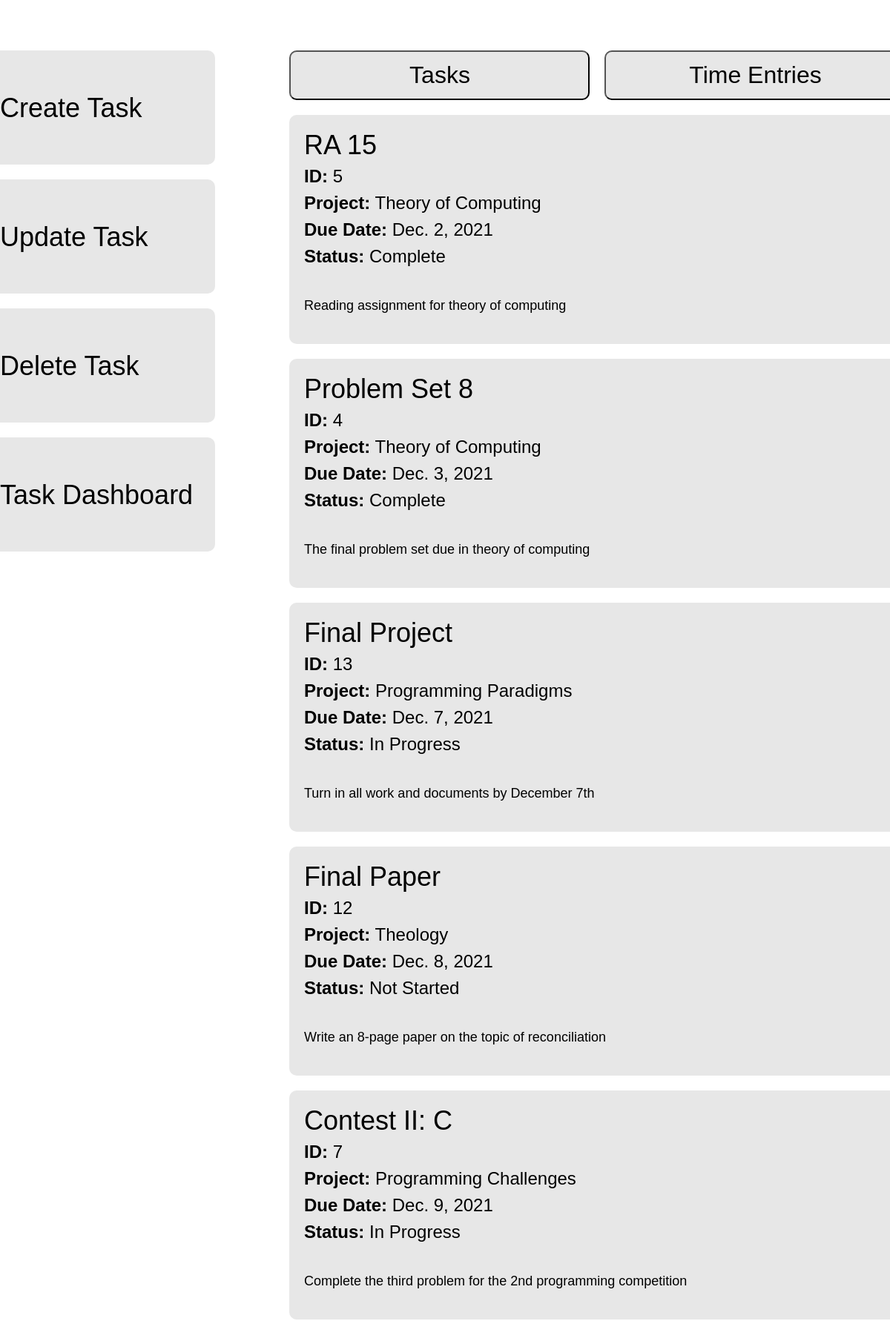
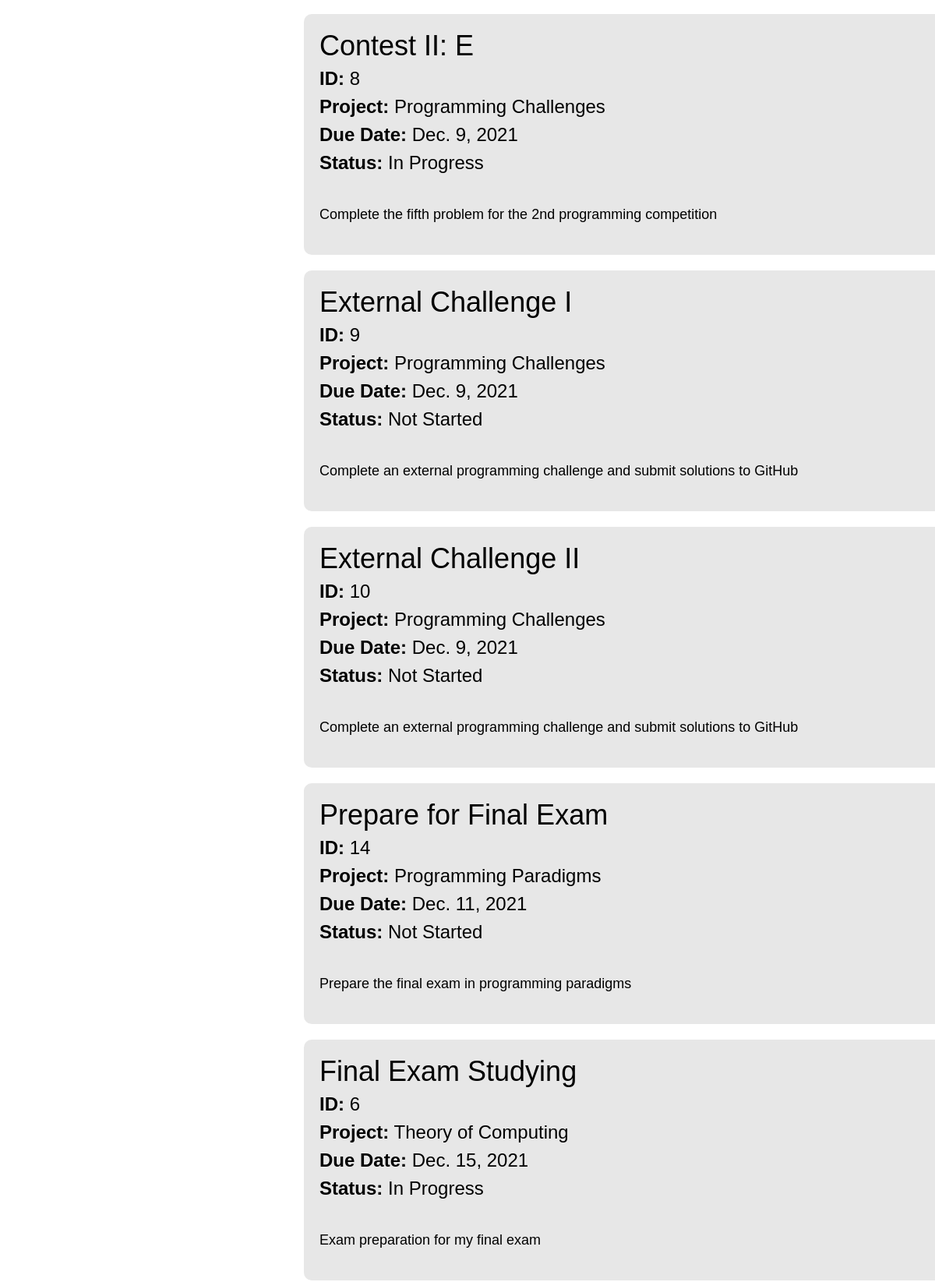
The page / (upper part) on the database its author committed (2 pictures, top to bottom).
### tracker/models.py (models this page shows)
class Task(models.Model):
    STATUSES = (
        ('Not Started', 'Not Started'),
        ('In Progress', 'In Progress'),
        ('Complete', 'Complete'),
    )
    id = models.AutoField(primary_key=True)
    title = models.CharField(max_length=200)
    project = models.CharField(default="placeholder", max_length=100)
    due_date = models.DateField()
    description = models.CharField(max_length=500)
    status = models.CharField(max_length=50, choices=STATUSES)
    total_time = models.IntegerField()

### tracker/views.py (the view)
# urls.py: path('', views.index),
def index(request):
    tasks = sorted(Task.objects.all(), key=lambda x: x.due_date)
    times = TimeEntry.objects.all()
    return render(request, 'index.html', {'tasks': tasks, 'times': times})

### tracker/templates/index.html (shortened to what this page needs)
{% load static %}
<!DOCTYPE html>
<html lang="en">
<head>
    <link href="https://cdn.jsdelivr.net/npm/bootstrap@5.1.1/dist/css/bootstrap.min.css" rel="stylesheet">
    <link rel="stylesheet" type="text/css" href="{% static 'tracker/styles.css' %}">
</head>
<body>
    <a href="/create/" id="create-task" class="create-button">
        <h1>Create Task</h1>
    </a>
    <a href="/update/" id="update-task" class="update-button">
        <h1>Update Task</h1>
    </a>
    <a href="/delete/" id="delete-task" class="delete-button">
        <h1>Delete Task</h1>
    </a>
    <a href="/task-dashboard" id="task-dash" class="dash-button">
        <h1>Task Dashboard</h1>
    </a>
    <button class="tasks-button" onclick="tasks()">
        <h2 class="tasks-button-text">Tasks</h2>
    </button>
    <button class="times-button" onclick="times()">
        <h2 class="times-button-text">Time Entries</h2>
    </button>
    <div class="tasks" id="tasks">
        {% for task in tasks %}
        <div class="task">
            <h2>{{ task.title }}</h2>
            <h3><strong>ID:</strong> {{ task.id }}</h3>
            <h3><strong>Project:</strong> {{ task.project }}</h3>
            <h3><strong>Due Date:</strong> {{ task.due_date }}</h3>
            <h3><strong>Status:</strong> {{ task.status }}</h3>
            <br>
            <p>{{ task.description }}</p>
        </div>
        {% endfor %}
    </div>
</body>
</html>

### tracker/static/tracker/styles.css (style rules this page uses)
body { position: absolute; width: 1240px; height: auto; left: calc(50% - 1240px/2); top: 68px; padding-bottom: 50px; }
.create-button { position: absolute; width: 310px; height: 154px; left: 0px; top: 0px; background: #E7E7E7; border-radius: 10px; }
.update-button { position: absolute; width: 310px; height: 154px; left: 0px; top: 174px; background: #E7E7E7; border-radius: 10px; }
.delete-button { position: absolute; width: 310px; height: 154px; left: 0px; top: 348px; background: #E7E7E7; border-radius: 10px; }
.dash-button { position: absolute; width: 310px; height: 154px; left: 0px; top: 522px; background: #E7E7E7; border-radius: 10px; }
h1 { position: absolute; width: auto; height: 55px; left: 20px; top: calc(50% - 55px/2 + 0.5px); font-family: Arial; font-style: normal; font-weight: normal; font-size: 36px; line-height: 55px; text-align: center; color: #000000; }
.tasks-button { position: absolute; width: 405px; height: 67px; left: 410px; top: 0px; background: #E7E7E7; box-sizing: border-box; border-radius: 10px; }
.tasks-button-text { position: absolute; width: 82px; height: 37px; left: calc(50% - 82px/2 + 0.5px); top: calc(50% - 37px/2); font-family: Arial; font-style: normal; font-weight: normal; font-size: 32px; line-height: 37px; text-align: center; color: #000000; }
.times-button { position: absolute; width: 405px; height: 67px; left: 835px; top: 0px; background: #E7E7E7; border-radius: 10px; }
.times-button-text { position: absolute; width: 179px; height: 37px; left: calc(50% - 179px/2 + 1px); top: calc(50% - 37px/2); font-family: Arial; font-style: normal; font-weight: normal; font-size: 32px; line-height: 37px; text-align: center; color: #000000; }
.tasks { display: flex; flex-direction: column; align-items: flex-start; padding: 0px; position: absolute; width: 830px; height: 967px; right: 0px; top: 87px; }
.task { display: flex; flex-direction: column; align-items: flex-start; padding: 20px; position: static; width: 830px; left: 0px; background: #E7E7E7; border-radius: 10px; flex: none; align-self: stretch; flex-grow: 0; margin: 0px 0px 20px 0px; }
h2 { font-family: Arial; font-style: normal; font-weight: normal; font-size: 36px; line-height: 41px; color: #000000; }
h3 { font-family: Arial; font-style: normal; font-weight: normal; font-size: 24px; line-height: 28px; color: #000000; }
p { position: static; width: 790px; height: 42px; left: calc(50% - 790px/2); top: 185px; font-family: Arial; font-style: normal; font-weight: normal; font-size: 18px; line-height: 21px; color: #000000; margin: 10px 0px 0px 0px; }

### rows shown on the page
Task: title "RA 15", id "5", project "Theory of Computing", due_date "Dec. 2, 2021", status "Complete", description "Reading assignment for theory of computing"
Task: title "Problem Set 8", id "4", project "Theory of Computing", due_date "Dec. 3, 2021", status "Complete", description "The final problem set due in theory of computing"
Task: title "Final Project", id "13", project "Programming Paradigms", due_date "Dec. 7, 2021", status "In Progress", description "Turn in all work and documents by December 7th"
Task: title "Final Paper", id "12", project "Theology", due_date "Dec. 8, 2021", status "Not Started", description "Write an 8-page paper on the topic of reconciliation"
Task: title "Contest II: C", id "7", project "Programming Challenges", due_date "Dec. 9, 2021", status "In Progress", description "Complete the third problem for the 2nd programming competition"
Task: title "Contest II: E", id "8", project "Programming Challenges", due_date "Dec. 9, 2021", status "In Progress", description "Complete the fifth problem for the 2nd programming competition"
Task: title "External Challenge I", id "9", project "Programming Challenges", due_date "Dec. 9, 2021", status "Not Started", description "Complete an external programming challenge and submit solutions to GitHub"
Task: title "External Challenge II", id "10", project "Programming Challenges", due_date "Dec. 9, 2021", status "Not Started", description "Complete an external programming challenge and submit solutions to GitHub"
Task: title "Prepare for Final Exam", id "14", project "Programming Paradigms", due_date "Dec. 11, 2021", status "Not Started", description "Prepare the final exam in programming paradigms"
Task: title "Final Exam Studying", id "6", project "Theory of Computing", due_date "Dec. 15, 2021", status "In Progress", description "Exam preparation for my final exam"
